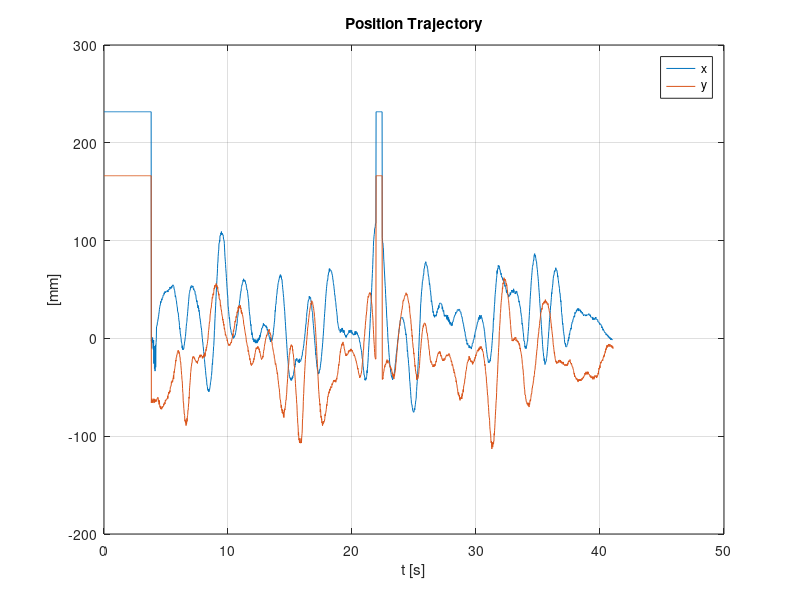
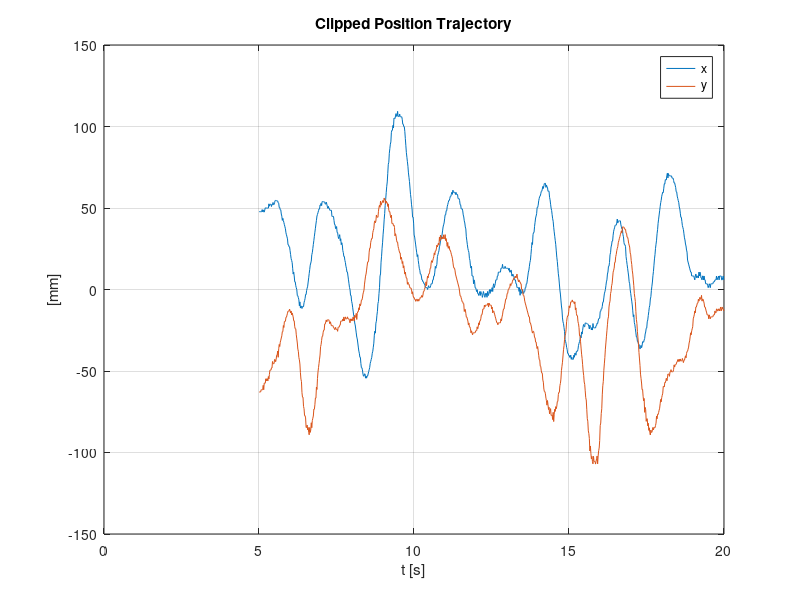

Recreate these plots in MATLAB, in order.
%tabula rasa
clear,clf,close all

%import position data and size
A = importdata('pos_logfile.csv');
x_raw = A.data(:,1);
y_raw = A.data(:,2);
n = size(A.data,1);

%create time axis given sampling time
dt = 1 / 60; %s
t = linspace(0,n*dt,n);

%plot overview
figure('Name','Full Data Range')
plot(t,x_raw,t,y_raw);
title('Position Trajectory')
xlabel('t [s]')
ylabel('[mm]')
legend('x','y');
grid on

%choose interesting time range
t_start = 5; %s
t_end = 20; %s

%clip data to time range
i_start = find(t > t_start, 1, 'first' );
i_end = find(t < t_end, 1, 'last');
t = t(i_start:i_end);
x_raw = x_raw(i_start:i_end);
y_raw = y_raw(i_start:i_end);

%plot again
figure('Name','Clipped Range')
plot(t,x_raw,t,y_raw)
title('Clipped Position Trajectory')
xlabel('t [s]')
ylabel('[mm]')
legend('x','y');
grid on

%% Q1:
%TODO : Compute the x-velocity using the Euler backward method.
%Check out the Matlab function diff() and pay attention to the
%size of the output array. What would be a sensible value to use
%for the first value of the difference array?

% Your code here

%% Q2:
%TODO: Filter the position values using the moving average method.

%%Hint 1: Matlab provides the function movmean() for this, but make sure that
%you use it in the right way! The first example in the documentation is 
%not what you need, since our controller cannot see into the future. 

%Hint 2: finddelay(x,y) estimates the delay between two signals in frames.

% Your code here


